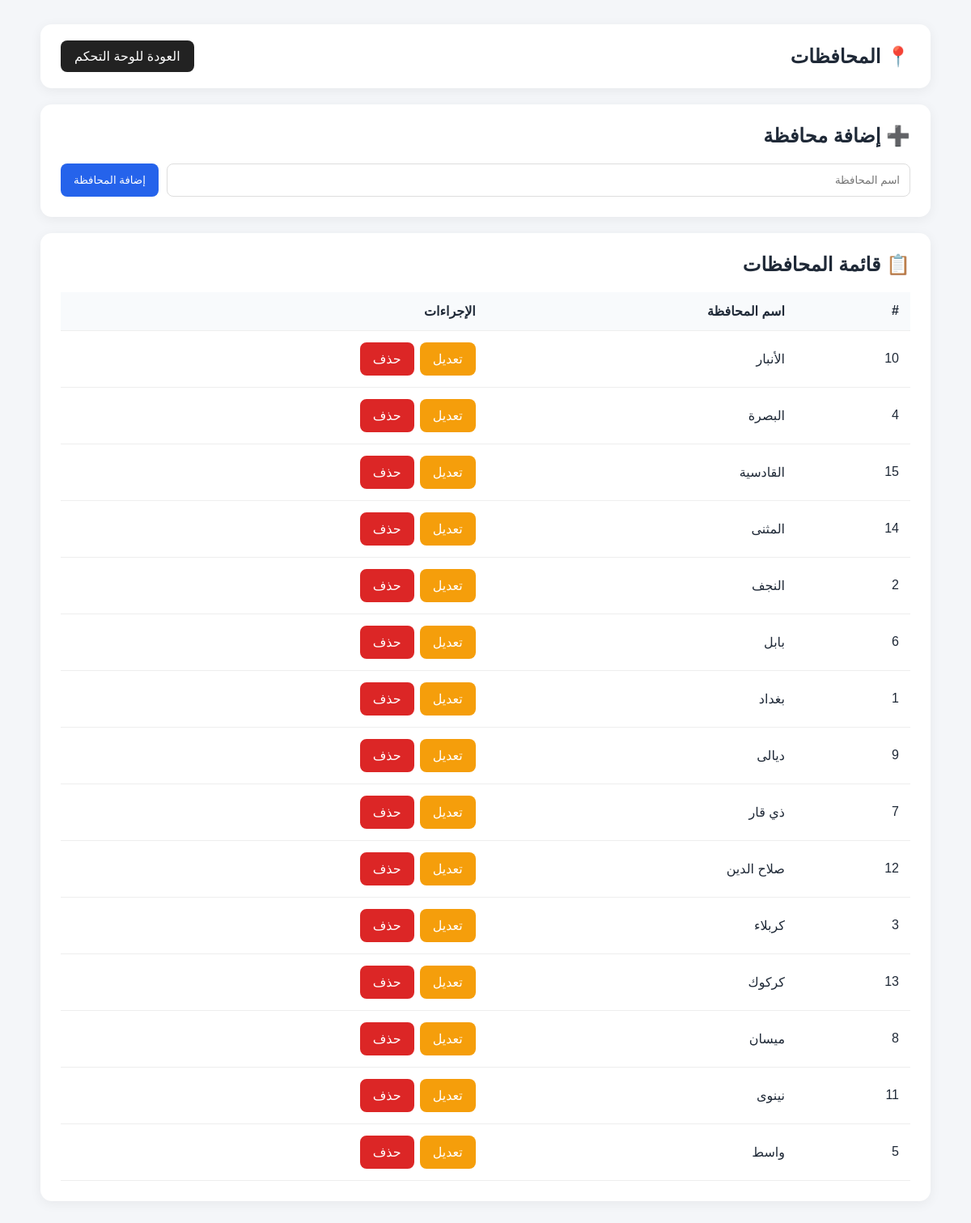
The page /governorates.php on the database its author committed.
### tables this page shows
CREATE TABLE governorates (id INT AUTO_INCREMENT PRIMARY KEY, name VARCHAR(100) NOT NULL UNIQUE);

### config.php (called while the page is built, shortened)
<?php
function e($v){ return htmlspecialchars((string)$v, ENT_QUOTES, 'UTF-8'); }
?>

### governorates.php (the view, shortened to what this page needs)
<?php
require_once __DIR__ . '/../config/config.php';
$pdo = db();
$edit_governorate = null;
$stmt = $pdo->query("
    SELECT id, name
    FROM governorates
    ORDER BY name ASC
");
$governorates = $stmt->fetchAll(PDO::FETCH_ASSOC);
?>
<!DOCTYPE html>
<html lang="ar" dir="rtl">
<head>
</head>
<body>
<div class="container">
    <div class="header">
        <h1>📍 المحافظات</h1>
        <a href="index.php" class="back">
            العودة للوحة التحكم
        </a>
    </div>
    <div class="card">
        <h2>
            <?= $edit_governorate ? '✏️ تعديل المحافظة' : '➕ إضافة محافظة' ?>
        </h2>
        <form method="POST">
            <div class="form">
                <input
                    type="text"
                    name="name"
                    required
                    placeholder="اسم المحافظة"
                    value="<?= $edit_governorate ? e($edit_governorate['name']) : '' ?>"
                >
                <button type="submit" class="save">
                    <?= $edit_governorate
                        ? 'حفظ التعديل'
                        : 'إضافة المحافظة' ?>
                </button>
            </div>
        </form>
    </div>
    <div class="card">
        <h2>📋 قائمة المحافظات</h2>
        <div class="table-wrapper">
            <table>
                <thead>
                    <tr>
                        <th>#</th>
                        <th>اسم المحافظة</th>
                        <th>الإجراءات</th>
                    </tr>
                </thead>
                <tbody>
                <?php if (!$governorates): ?>
                    <tr>
                        <td colspan="3" class="empty">
                            لا توجد محافظات مضافة حالياً.
                        </td>
                    </tr>
                <?php else: ?>
                    <?php foreach ($governorates as $governorate): ?>
                        <tr>
                            <td>
                                <?= (int)$governorate['id'] ?>
                            </td>
                            <td>
                                <?= e($governorate['name']) ?>
                            </td>
                            <td>
                                <div class="actions">
                                    <a
                                        class="btn edit"
                                        href="governorates.php?edit=<?= (int)$governorate['id'] ?>"
                                    >
                                        تعديل
                                    </a>
                                    <a
                                        class="btn delete"
                                        href="governorates.php?delete=<?= (int)$governorate['id'] ?>"
                                        onclick="return confirm('هل أنت متأكد من حذف هذه المحافظة؟');"
                                    >
                                        حذف
                                    </a>
                                </div>
                            </td>
                        </tr>
                    <?php endforeach; ?>
                <?php endif; ?>
                </tbody>
            </table>
        </div>
    </div>
</div>
</body>
</html>

### governorates.php (style rules this page uses)
* { box-sizing: border-box; }
body { margin: 0; font-family: Tahoma, Arial, sans-serif; background: #f4f6f9; color: #1f2937; }
.container { width: 94%; max-width: 1100px; margin: 30px auto; }
.header { background: white; padding: 20px 25px; border-radius: 14px; display: flex; justify-content: space-between; align-items: center; margin-bottom: 20px; box-shadow: 0 3px 15px rgba(0,0,0,.06); }
.header h1 { margin: 0; font-size: 24px; }
.back { background: #222; color: white; text-decoration: none; padding: 10px 17px; border-radius: 8px; }
.card { background: white; padding: 25px; border-radius: 14px; margin-bottom: 20px; box-shadow: 0 3px 15px rgba(0,0,0,.06); }
.card h2 { margin-top: 0; }
.form { display: flex; gap: 10px; }
.form input { flex: 1; padding: 12px; border: 1px solid #ddd; border-radius: 8px; font-family: inherit; }
button, .btn { border: none; text-decoration: none; padding: 11px 16px; border-radius: 8px; cursor: pointer; font-family: inherit; }
.save { background: #2563eb; color: white; }
.edit { background: #f59e0b; color: white; }
.delete { background: #dc2626; color: white; }
.table-wrapper { overflow-x: auto; }
table { width: 100%; border-collapse: collapse; }
th, td { padding: 14px; border-bottom: 1px solid #eee; text-align: right; }
th { background: #f8fafc; }
.actions { display: flex; gap: 7px; }

### rows shown on the page
governorates: id "10", name "الأنبار"
governorates: id "4", name "البصرة"
governorates: id "15", name "القادسية"
governorates: id "14", name "المثنى"
governorates: id "2", name "النجف"
governorates: id "6", name "بابل"
governorates: id "1", name "بغداد"
governorates: id "9", name "ديالى"
governorates: id "7", name "ذي قار"
governorates: id "12", name "صلاح الدين"
governorates: id "3", name "كربلاء"
governorates: id "13", name "كركوك"
governorates: id "8", name "ميسان"
governorates: id "11", name "نينوى"
governorates: id "5", name "واسط"
